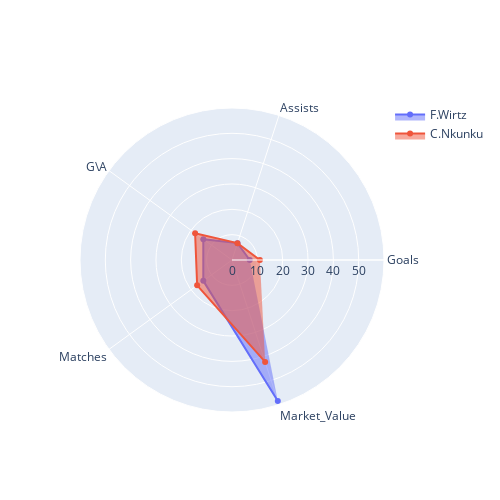

The notebook cell saved with this chart:
### Code cell
import plotly.graph_objects as go
wirts_nkunku=df[df["Name"] == "Florian Wirtz"],df[df["Name"] == "Christopher Nkunku"]
df_sorted = df.sort_values(by='G\A', ascending=False)
labels=np.array([
    "Goals",
    "Assists",
    "G\A",
    "Matches",
    "Market_Value"
])
stats=df_sorted.loc[42,labels].values
fig = go.Figure()
fig.add_trace(go.Scatterpolar(
      r=stats,
      theta=labels,
      fill='toself',
      name='F.Wirtz',
      
))
stats=df_sorted.loc[96, labels].values
fig.add_trace(go.Scatterpolar( 
      r=stats,
      theta=labels,
      fill='toself',
      name='C.Nkunku'
))

fig.update_layout(
    autosize=True,
    width=500,
    height=500,)
fig.show()

### Figure 1 — Plotly figure (JSON) as saved in the notebook; plotly's stock layout.template omitted (floating-point values rounded to 4 significant figures)
{"data": [{"fill": "toself", "name": "F.Wirtz", "r": [7, 7, 14, 14, 58.5], "theta": ["Goals", "Assists", "G\\A", "Matches", "Market_Value"], "type": "scatterpolar"}, {"fill": "toself", "name": "C.Nkunku", "r": [11, 7, 18, 17, 42.3], "theta": ["Goals", "Assists", "G\\A", "Matches", "Market_Value"], "type": "scatterpolar"}], "layout": {"autosize": true, "height": 500, "width": 500}}
